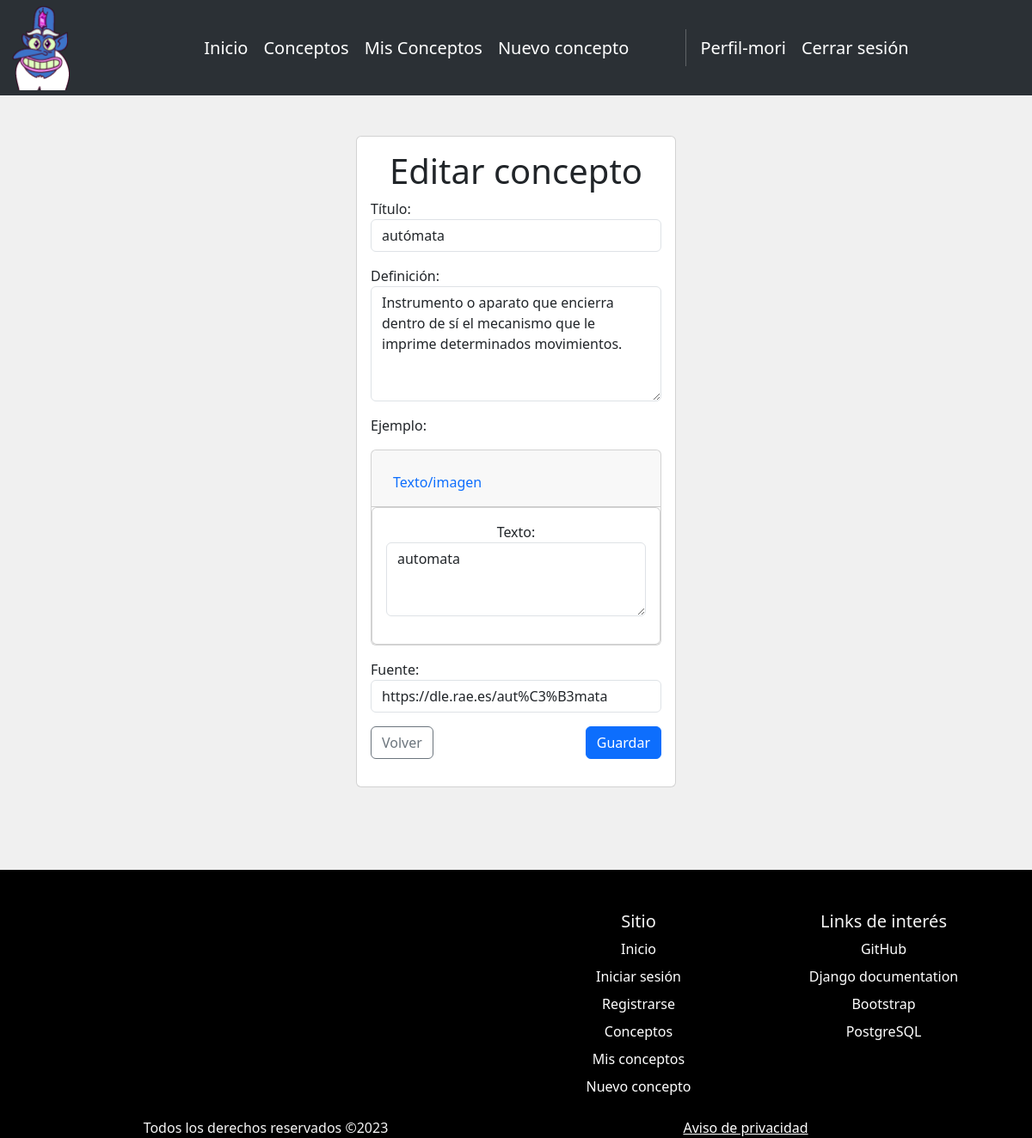
The page /defconcepts/76 (signed in) on the database its author committed.
### virtualdict/models.py (models this page shows, shortened)
class Concepts(models.Model):
    title = models.CharField(max_length=200)
    definition = models.TextField(default="")
    exampleText = models.TextField(null=True, blank=True)
    exampleImg = models.ImageField(upload_to='posts_img/',null=True, blank=True)
    source = models.CharField(max_length=500)
    user = models.ForeignKey(User, on_delete=models.CASCADE)

### virtualdict/views.py (the view, shortened to what this page needs)
# urls.py: path('defconcepts/<int:concept_id>',views.concept_detail,name="concept_detail"),
@login_required
def concept_detail(request, concept_id):
    if request.method == "GET":
        concept = get_object_or_404(Concepts, pk=concept_id, user=request.user)
        form = ConceptsForm(instance=concept)
        try:
            concept_img = concept.exampleImg.url
            return render(request, "concept_detail.html", {
                'concept_id': concept_id,
                'form': form,
                'concept_img': concept_img
            })
        except:
            return render(request, "concept_detail.html", {
                'concept_id': concept_id,
                'form': form,
            })

### virtualdict/forms.py
class ConceptsForm(forms.ModelForm):
    class Meta:
        model = Concepts
        fields = ['title', 'definition', 'exampleText', 'exampleImg', 'source']
        widgets = {
            'title':forms.TextInput(attrs={
                'class':'form-control',
                'placeholder':'Cheetos',
                'required':'True',
                'autofocus':'True'
            }),
            'definition':forms.Textarea(attrs={
                'class':'form-control',
                'placeholder':'Los cheetos son...',
                'cols':'10',
                'rows':'5',
                'required':'True'
            }),
            'exampleText':forms.Textarea(attrs={
                'class':'form-control',
                'placeholder':'Hay varios tipos de cheetos...',
                'cols':'10',
                'rows':'3',
            }),
            'source':forms.TextInput(attrs={
                'class':'form-control',
                'placeholder':'De los deseos',
            })
        }

### virtualdict/templates/concept_detail.html (shortened to what this page needs)
{% extends 'base.html' %}
{% block content %}
<main class="container py-5 mb-5">
    <section class="col-xl-4 col-lg-6 col-md-8  offset-xl-4 offset-lg-3 offset-md-2">
        <form method="post" class="card card-body" enctype="multipart/form-data">
                <h1 class="text-center">Editar concepto</h1>
            <div class="mb-3">
                <label for="title">Título:</label>
                {{ form.title }}
            </div>
            <div class="mb-3">
                <label for="definition">Definición:</label>
                {{ form.definition }}
            </div>
            <p>Ejemplo:</p>
            <div class="card text-center mb-3">
                <div class="card-header p-3">
                  <ul class="nav nav-tabs card-header-tabs">
                    <li class="nav-item">
                        <a class="nav-link" data-bs-toggle="collapse" href=".multi-collapse" role="button" aria-expanded="true" aria-controls="text" id="btntextimg">Texto/imagen</a>
                    </li>
                  </ul>
                </div>
                <div class="row">
                    <div class="col">
                        <div class="collapse show multi-collapse" id="text">
                            <div class="card card-body">
                                <div class="mb-3">
                                    <label for="exampleText">Texto:</label>
                                    {{ form.exampleText }}
                                </div>
                              </div>
                        </div>
                    </div>
                </div>
            </div>
            <div class="mb-3">
                <label for="source">Fuente:</label>
                {{ form.source }}
            </div>
            <div class="row justify-content-between">
                <div class="col-auto">
                    <a href="{% url 'defconcepts' %}" class="btn btn-outline-secondary">Volver</a>
                </div>
                <div class="col-auto">
                    <button type="submit" class="btn btn-primary" data-bs-color="">Guardar</button>
                </div>
            </div>
            <p class="card-text py-2">{{message}}</p>
        </form>
    </section>
</main>
{% endblock %}

### virtualdict/templates/base.html (shortened to what this page needs)
{% load static %}
<!DOCTYPE html>
<html lang="en">
<head>
    <link href="https://cdn.jsdelivr.net/npm/bootstrap@5.3.1/dist/css/bootstrap.min.css" rel="stylesheet">
    <link rel="stylesheet" href="https://cdn.jsdelivr.net/npm/bootstrap-icons@1.3.0/font/bootstrap-icons.css">
    <link rel="stylesheet" href="{% static 'styles.css' %}">
</head>
<head>
    <nav class="navbar navbar-expand-lg bg-body-tertiary fixed-top" data-bs-theme="dark" id="navbar">
        <div class="container-fluid">
            <a href="/">
                <img class="navbar-brand" src="{% static '/images/glossaryc_face_ico.png' %}" id="logo">
            </a>
          <div class="collapse navbar-collapse justify-content-center" id="navbarNav">
            <ul class="navbar-nav">
                <li class="nav-item">
                    <a class="nav-link" href=" {% url 'home' %} ">Inicio</a>
                </li>
                <li class="nav-item">
                    <a class="nav-link" href="{% url 'concepts' %}">Conceptos</a>
                </li>
                {% if user.is_authenticated %}
                    <li class="nav-item">
                        <a class="nav-link" href="{% url 'defconcepts' %}">Mis Conceptos</a>
                    </li>
                    <li class="nav-item">
                        <a class="nav-link" href="{% url 'newconcept' %}">Nuevo concepto</a>
                    </li>
                {% endif %}
            </ul>
            <div class="ms-5">
                <ul class="navbar-nav">
                    <li class="nav-item py-2 py-lg-1 col-12 col-lg-auto">
                    </li>
                    {% if user.is_authenticated %}
                    <li class="nav-item">
                        <a class="nav-link" href="{% url 'profile' user.username %}">Perfil-{{user.username}}</a>
                    </li>
                    <li class="nav-item">
                        <a class="nav-link" href="{% url 'logout' %}">Cerrar sesión</a>
                    </li>
                    {% endif %}
                </ul>
              </div>
          </div>
        </div>
      </nav>
</head>
<body class="bcolor d-flex flex-column min-vh-100">
    {% block content %}
    {% endblock %}
</body>
<footer class="mt-auto" id="foot">
    <div class="container">
        <div class="row">
            <div class="col mb-3">
            </div>
              <div class="col mb-3">
              </div>
              <div class="col mb-3">
                <h5>Sitio</h5>
                <ul class="nav flex-column">
                  <li class="nav-item mb-2"><a href="{% url 'home' %}" class="nav-link p-0">Inicio</a></li>
                  <li class="nav-item mb-2"><a href="{% url 'login' %}" class="nav-link p-0">Iniciar sesión</a></li>
                  <li class="nav-item mb-2"><a href="{% url 'register' %}" class="nav-link p-0">Registrarse</a></li>
                  <li class="nav-item mb-2"><a href="{% url 'concepts' %}" class="nav-link p-0">Conceptos</a></li>
                  {% if user.is_authenticated %}
                    <li class="nav-item mb-2"><a href="{% url 'defconcepts' %}" class="nav-link p-0">Mis conceptos</a></li>
                    <li class="nav-item mb-2"><a href="{% url 'newconcept' %}" class="nav-link p-0">Nuevo concepto</a></li>
                  {% endif %}
                </ul>
              </div>
              <div class="col mb-3">
                <h5>Links de interés</h5>
                <ul class="nav flex-column">
                  <li class="nav-item mb-2"><a href="https://github.com/xinrin/django-glossaryck" target="_blank" class="nav-link p-0">GitHub</a></li>
                  <li class="nav-item mb-2"><a href="https://docs.djangoproject.com/en/4.2/" target="_blank" class="nav-link p-0">Django documentation</a></li>
                  <li class="nav-item mb-2"><a href="https://getbootstrap.com/" target="_blank" class="nav-link p-0">Bootstrap</a></li>
                  <li class="nav-item mb-2"><a href="https://www.postgresql.org/" target="_blank" class="nav-link p-0">PostgreSQL</a></li>
                </ul>
              </div>
        <div class="row">
            <div class="col-lg-6">
                <p style="margin-bottom: 0;">Todos los derechos reservados ©2023</p>
            </div>
                <div class="col-lg-6">
                    <a href="#" style="margin-bottom: 0;">Aviso de privacidad</a>
                </div>
        </div>
    </div>
</footer>
</html>

### virtualdict/static/styles.css (style rules this page uses)
body { padding-top: 110px; }
footer { text-align: center; background-color: black; color: whitesmoke !important; }
.bcolor { background-color: #f0f0f0; }
#navbar { padding: 1px 1px; transition: 0.3s; width: 100%; }
#navbar a,span { float: left; color: white; text-align: center; padding-right: 10px; text-decoration: none; font-size: 20px; line-height: 35px; border-radius: 4px; }
#navbar #logo { height: auto; width: 70px; transition: 0.4s; }
#foot a { color: white; }

### rows shown on the page
Concepts: title "autómata", definition "Instrumento o aparato que encierra dentro de sí el mecanismo que le imprime determinados movimientos.", exampleText "automata", source "https://dle.rae.es/aut%C3%B3mata"

### other values the page prints
{{ user.username }} "mori"
